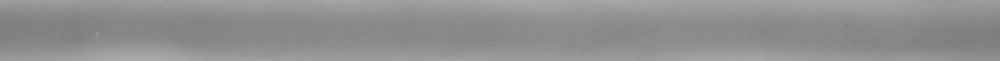
#> input picture img/homework1.bmp, 1000 x 61 px, shrunk from 2608 x 160 before the run
$ python '灰度变换函数.py'
#> lines starting #> are read from the running program, lines starting #| are printed output that depends on the picture
import cv2
import numpy as np
import math

img = cv2.imread('./img/homework1.bmp',cv2.IMREAD_COLOR)
#> img is the input picture: shape (61, 1000, 3); min 124, max 173, mean 144

reverse_img = 255 - img
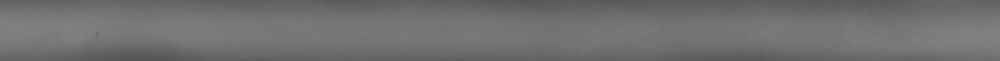
#> reverse_img: shape (61, 1000, 3); min 82, max 131, mean 111


def logTransform(c, img):
#> called with c = 0.2
    h, w, d = img.shape[0], img.shape[1], img.shape[2]
#> h = 61; w = 1000; d = 3
    new_img = np.zeros((h, w, d))
    for i in range(h):
        for j in range(w):
            for k in range(d):
                new_img[i, j, k] = c * (math.log(1.0 + img[i, j, k]))
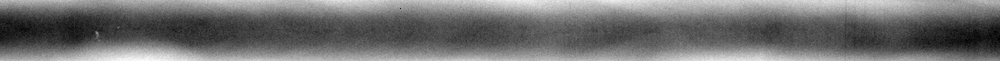
#> new_img: shape (61, 1000, 3) float64; min 0.966, max 1.03, mean 0.995; drawn with min black and max white
    cv2.normalize(new_img, new_img, 0, 255, cv2.NORM_MINMAX)
    new_img = cv2.convertScaleAbs(new_img)
    return new_img


def gammaTranform(c, gamma, image):
#> called with c = 1, gamma = 2.5
    h, w, d = image.shape[0], image.shape[1], image.shape[2]
#> h = 61; w = 1000; d = 3
    new_img = np.zeros((h, w, d), dtype=np.float32)
    for i in range(h):
        for j in range(w):
            new_img[i, j, 0] = c * math.pow(image[i, j, 0], gamma)
            new_img[i, j, 1] = c * math.pow(image[i, j, 1], gamma)
            new_img[i, j, 2] = c * math.pow(image[i, j, 2], gamma)
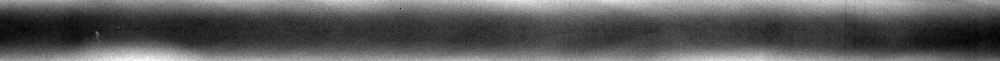
#> new_img: shape (61, 1000, 3) float32; min 171219.9, max 393654.5, mean 250642.8; drawn with min black and max white
    cv2.normalize(new_img, new_img, 0, 255, cv2.NORM_MINMAX)
    new_img = cv2.convertScaleAbs(new_img)

    return new_img


log_img = logTransform(0.2, img)
gamma_img = gammaTranform(1, 2.5, img)
cv2.imshow('srcimg', img)
cv2.imshow('reverse_img', reverse_img)
cv2.imshow('log_img', log_img)
cv2.imshow('gamma_img', gamma_img)
cv2.waitKey(0)
